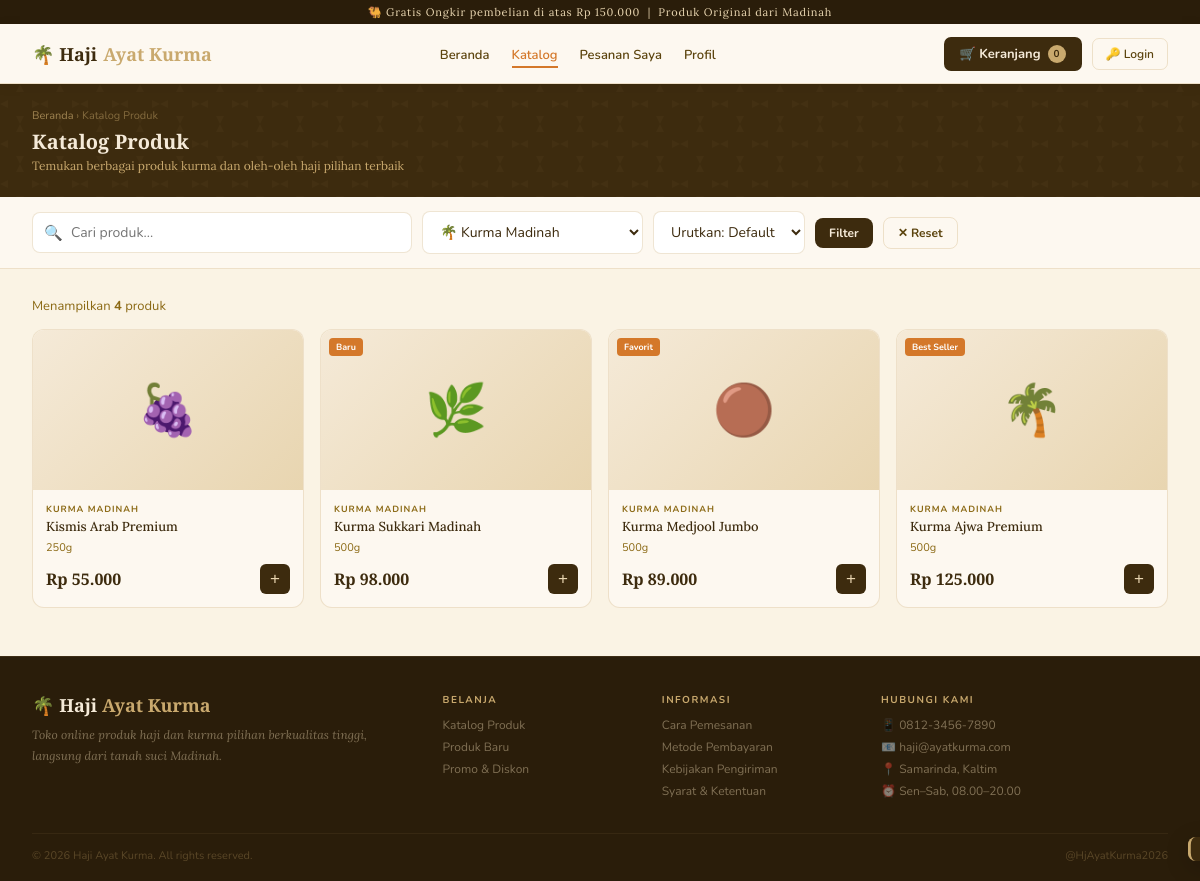
/catalog?kat=1, run on the app's committed database.
### tables this page shows
CREATE TABLE IF NOT EXISTS produk (
    id INT AUTO_INCREMENT PRIMARY KEY,
    kategori_id INT,
    nama VARCHAR(150) NOT NULL,
    deskripsi TEXT,
    harga DECIMAL(12,2) NOT NULL,
    stok INT NOT NULL DEFAULT 0,
    satuan VARCHAR(50) DEFAULT '500g',
    icon VARCHAR(10) DEFAULT '📦',
    badge VARCHAR(50) DEFAULT '',
    foto VARCHAR(255) DEFAULT '',
    created_at TIMESTAMP DEFAULT CURRENT_TIMESTAMP,
    FOREIGN KEY (kategori_id) REFERENCES kategori(id) ON DELETE SET NULL
);

CREATE TABLE IF NOT EXISTS kategori (
    id INT AUTO_INCREMENT PRIMARY KEY,
    nama_kategori VARCHAR(100) NOT NULL UNIQUE,
    icon VARCHAR(10) DEFAULT '📦',
    deskripsi TEXT,
    created_at TIMESTAMP DEFAULT CURRENT_TIMESTAMP
);

### app/controllers/Catalog.php (called while the page is built, shortened)
<?php
class Catalog extends Controller {
    public function index() {
        $data['pageTitle'] = 'Katalog Produk';
        $data['nav_aktif'] = 'catalog';
        $search    = isset($_GET['q']) ? trim($_GET['q']) : '';
        $katFilter = isset($_GET['kat']) ? (int)$_GET['kat'] : 0;
        $sort      = isset($_GET['sort']) ? trim($_GET['sort']) : 'default';
        $produkList = $this->model('m_produk')->getProdukFiltered($search, $katFilter);
        $data['produkList']  = $produkList;
        $data['kategoriAll'] = $this->model('m_kategori')->getAllKategori();
        $data['search']      = $search;
        $data['katFilter']   = $katFilter;
        $data['sort']        = $sort;
        $this->view('catalog/index', $data);
    }
}

### app/core/App.php (called while the page is built, shortened)
<?php
class App {
    protected $method     = 'index';
    public function __construct() {
        $url = $this->parseURL();
        $is_admin = (isset($url[0]) && strtolower($url[0]) === 'admin');
        if ($is_admin) {
            array_shift($url);
            $controllerName = !empty($url) ? ucfirst($url[0]) : 'Dashboard';
            array_shift($url);
            $file = APP_PATH . '/controllers/Admin/' . $controllerName . '.php';
        } else {
            array_shift($url);
        }
        $this->controller = new $controllerName();
        $this->params = array_values($url);
        call_user_func_array([$this->controller, $this->method], $this->params);
    }
    public function parseURL() {
        if (isset($_GET['url'])) {
            $url = rtrim($_GET['url'], '/');
            return explode('/', filter_var($url, FILTER_SANITIZE_URL));
        }
        return [];
    }
}

### public/index.php (called while the page is built, shortened)
<?php
if (file_exists(__DIR__ . '/../config/config.php')) {
    require_once __DIR__ . '/../config/config.php';
}
if (class_exists('App')) {
    new App();
} else {
    die("Sistem gagal memuat kelas App. Pastikan app/core/App.php ada.");
}

### app/models/m_kategori.php (called while the page is built, shortened)
<?php
class m_kategori {
    private $table = 'kategori';
    private $db;
    public function __construct() {
        $this->db = getDB();
    }
    public function getAllKategori() {
        $query = "
            SELECT k.*, COALESCE(p.jml_produk, 0) AS jml_produk
            FROM " . $this->table . " k
            LEFT JOIN (
                SELECT kategori_id, COUNT(*) AS jml_produk
                FROM produk
                GROUP BY kategori_id
            ) p ON p.kategori_id = k.id
            ORDER BY k.nama_kategori ASC
        ";
        $stmt = $this->db->prepare($query);
        $stmt->execute();
        return $stmt->fetchAll(PDO::FETCH_ASSOC);
    }
}

### config/config.php (called while the page is built, shortened)
<?php
function getDB() {
    static $pdo = null;
    if ($pdo === null) {
        try {
            $pdo = new PDO(
                'mysql:host=' . DB_HOST . ';dbname=' . DB_NAME . ';charset=utf8mb4',
                DB_USER,
                DB_PASS,
                [
                    PDO::ATTR_ERRMODE            => PDO::ERRMODE_EXCEPTION,
                    PDO::ATTR_DEFAULT_FETCH_MODE => PDO::FETCH_ASSOC,
                ]
            );
        } catch (PDOException $e) {
            die('<div style="font-family:sans-serif;padding:30px;text-align:center;">
                <h3>&#9888;&#65039; Koneksi Database Gagal</h3>
                <p>Pastikan MySQL XAMPP sudah aktif dan database <strong>' . DB_NAME . '</strong> sudah dibuat.</p>
                <small style="color:#999">Error: ' . htmlspecialchars($e->getMessage()) . '</small>
            </div>');
        }
    }
    return $pdo;
}

### app/models/m_produk.php (called while the page is built, shortened)
<?php
class m_produk {
    private $table = 'produk';
    private $db;
    public function __construct() {
        $this->db = getDB();
    }
    public function getProdukFiltered($search = '', $katFilter = 0) {
        $params = [];
        $where  = [];
        if ($katFilter) {
            $where[] = "pr.kategori_id = ?";
            $params[] = (int)$katFilter;
        }
        $whereStr = $where ? 'WHERE ' . implode(' AND ', $where) : '';
        $query = "SELECT pr.*, k.nama_kategori
                  FROM " . $this->table . " pr
                  LEFT JOIN kategori k ON k.id = pr.kategori_id
                  $whereStr
                  ORDER BY pr.id DESC";
        $stmt = $this->db->prepare($query);
        $stmt->execute($params);
        return $stmt->fetchAll(PDO::FETCH_ASSOC);
    }
}

### app/views/catalog/index.php (the view, shortened to what this page needs)
<div class="page-header">
  <div class="breadcrumb"><a href="<?= BASEURL; ?>">Beranda</a> › Katalog Produk</div>
  <h1>Katalog Produk</h1>
  <p>Temukan berbagai produk kurma dan oleh-oleh haji pilihan terbaik</p>
</div>
<div style="background:var(--white-warm);border-bottom:1px solid var(--border-sand);padding:14px 32px;display:flex;align-items:center;gap:10px;flex-wrap:wrap;">
  <form method="GET" action="<?= BASEURL; ?>catalog" style="display:flex;align-items:center;gap:10px;flex:1;flex-wrap:wrap;">
    <div style="position:relative;flex:1;min-width:180px;max-width:380px;">
      <span style="position:absolute;left:12px;top:50%;transform:translateY(-50%);font-size:15px;color:var(--text-light);">🔍</span>
      <input type="text" name="q" class="form-control" style="padding-left:38px;"
             placeholder="Cari produk..." value="<?= htmlspecialchars($data['search'] ?? '') ?>">
    </div>
    <select name="kat" class="form-control" style="width:auto;" onchange="this.form.submit()">
      <?php foreach ($data['kategoriAll'] as $k): ?>
        <option value="<?= $k['id'] ?>" <?= (isset($data['katFilter']) && $data['katFilter'] == $k['id']) ? 'selected' : '' ?>>
          <?= htmlspecialchars($k['icon'] . ' ' . $k['nama_kategori']) ?>
        </option>
      <?php endforeach; ?>
    </select>
    <select name="sort" class="form-control" style="width:auto;" onchange="this.form.submit()">
      <option value="default" <?= (isset($data['sort']) && $data['sort'] === 'default') ? 'selected' : '' ?>>Urutkan: Default</option>
    </select>
    <button type="submit" class="btn btn-primary btn-sm">Filter</button>
    <?php if (!empty($data['search']) || !empty($data['katFilter']) || (isset($data['sort']) && $data['sort'] !== 'default')): ?>
      <a href="<?= BASEURL; ?>catalog" class="btn btn-outline btn-sm">✕ Reset</a>
    <?php endif; ?>
  </form>
</div>
<div class="section" style="padding-top:28px;">
  <div style="margin-bottom:14px;font-size:13px;color:var(--text-light);">
    <?php if (!empty($data['search']) || !empty($data['katFilter'])): ?>
      Menampilkan <strong><?= count($data['produkList']) ?></strong> produk
    <?php else: ?>
      Total <strong><?= count($data['produkList']) ?></strong> produk tersedia
    <?php endif; ?>
  </div>
  <?php if (empty($data['produkList'])): ?>
    <div class="empty-state">
      <div class="ei">🔍</div>
      <h3>Produk tidak ditemukan</h3>
      <p>Coba kata kunci lain atau hapus filter yang aktif.</p>
      <a href="<?= BASEURL; ?>catalog" class="btn btn-primary">Lihat Semua Produk</a>
    </div>
  <?php else: ?>
    <div class="products-grid">
      <?php foreach ($data['produkList'] as $p): ?>
        <a href="<?= BASEURL; ?>catalog/detail/<?= $p['id'] ?>" class="product-card" style="text-decoration:none;">
          <div class="prod-img">
            <?= htmlspecialchars($p['icon']) ?>
            <?php if ($p['badge']): ?><div class="prod-badge"><?= htmlspecialchars($p['badge']) ?></div><?php endif; ?>
          </div>
          <div class="prod-body">
            <div class="prod-cat"><?= htmlspecialchars($p['nama_kategori'] ?? '') ?></div>
            <div class="prod-name"><?= htmlspecialchars($p['nama']) ?></div>
            <div class="prod-satuan"><?= htmlspecialchars($p['satuan']) ?></div>
            <div class="prod-footer">
              <div class="prod-price">Rp <?= number_format($p['harga'], 0, ',', '.'); ?></div>
              <?php if ($p['stok'] > 0): ?>
                <form method="POST" action="<?= BASEURL; ?>cart/add" onclick="event.stopPropagation()">
                  <button type="submit" class="add-cart-btn" title="Tambah ke keranjang">+</button>
                </form>
              <?php else: ?>
                <span style="font-size:11px;color:#c0392b;font-weight:700;">Habis</span>
              <?php endif; ?>
            </div>
          </div>
        </a>
      <?php endforeach; ?>
    </div>
  <?php endif; ?>
</div>

### public/css/customer.css (style rules this page uses)
:root { --sand-lightest:#f5ead8; --sand-light:#e8d5b0; --sand-mid:#c9a96e; --sand-dark:#8b6914; --brown-dark:#3d2b0e; --brown-bg:#2a1d0a; --cream:#faf3e4; --text-dark:#2a1d0a; --text-mid:#5c440e; --text-light:#8b6914; --accent-gold:#c9a96e; --accent-warm:#d4782a; --white-warm:#fdf8f0; --border-sand:rgba(201,169,110,.3); --nav-h:60px; }
* { margin:0;padding:0;box-sizing:border-box; }
body { font-family:'Nunito',sans-serif;background:var(--cream);color:var(--text-dark); }
a { text-decoration:none;color:inherit; }
.btn { display:inline-flex;align-items:center;gap:6px;padding:9px 20px;border-radius:8px;font-size:13px;font-weight:700;font-family:'Nunito',sans-serif;border:none;cursor:pointer;transition:all .2s;text-decoration:none; }
.btn-primary { background:var(--brown-dark);color:var(--sand-lightest); }
.btn-outline { background:transparent;color:var(--text-mid);border:1px solid var(--border-sand); }
.btn-sm { padding:7px 14px;font-size:12px; }
.form-control { width:100%;padding:10px 13px;border:1px solid var(--border-sand);border-radius:8px;font-size:14px;font-family:'Nunito',sans-serif;background:white;color:var(--brown-dark);outline:none;transition:border-color .2s; }
select.form-control { cursor:pointer; }
.page-header { background:var(--brown-dark);padding:24px 32px;position:relative;overflow:hidden; }
.page-header::before { content:'';position:absolute;inset:0;opacity:.04;}
.page-header h1 { font-family:'Playfair Display',serif;font-size:20px;color:var(--sand-lightest);position:relative; }
.page-header p { font-size:12px;color:var(--accent-gold);position:relative;margin-top:3px;font-family:'Lora',serif; }
.breadcrumb { font-size:11px;color:rgba(201,169,110,.5);position:relative;margin-bottom:5px; }
.breadcrumb a { color:rgba(201,169,110,.7); }
.section { padding:48px 32px; }
.products-grid { display:grid;grid-template-columns:repeat(4,1fr);gap:16px; }
.product-card { background:var(--white-warm);border:1px solid var(--border-sand);border-radius:12px;overflow:hidden;transition:all .25s;cursor:pointer; }
.prod-img { width:100%;height:160px;background:linear-gradient(135deg,var(--sand-lightest),var(--sand-light));display:flex;align-items:center;justify-content:center;font-size:50px;position:relative; }
.prod-badge { position:absolute;top:8px;left:8px;background:var(--accent-warm);color:white;font-size:9px;font-weight:700;padding:3px 7px;border-radius:4px; }
.prod-body { padding:13px; }
.prod-cat { font-size:9px;color:var(--text-light);text-transform:uppercase;letter-spacing:1px;margin-bottom:3px;font-weight:700; }
.prod-name { font-family:'Lora',serif;font-size:13px;color:var(--brown-dark);margin-bottom:4px;font-weight:500;line-height:1.4; }
.prod-satuan { font-size:11px;color:var(--text-light);margin-bottom:9px; }
.prod-footer { display:flex;align-items:center;justify-content:space-between; }
.prod-price { font-family:'Playfair Display',serif;font-size:16px;font-weight:700;color:var(--brown-dark); }
.add-cart-btn { background:var(--brown-dark);color:var(--sand-light);border:none;width:30px;height:30px;border-radius:6px;font-size:17px;cursor:pointer;display:flex;align-items:center;justify-content:center;transition:background .2s;flex-shrink:0; }

### data on the page
produk: icon "🍇", kategori.nama_kategori "KURMA MADINAH", nama "Kismis Arab Premium", satuan "250g", harga "55.000"
produk: icon "🌿", badge "Baru", kategori.nama_kategori "KURMA MADINAH", nama "Kurma Sukkari Madinah", satuan "500g", harga "98.000"
produk: icon "🟤", badge "Favorit", kategori.nama_kategori "KURMA MADINAH", nama "Kurma Medjool Jumbo", satuan "500g", harga "89.000"
produk: icon "🌴", badge "Best Seller", kategori.nama_kategori "KURMA MADINAH", nama "Kurma Ajwa Premium", satuan "500g", harga "125.000"

### other printed values
$cartCount "0"
count($data['produkList']) "4"
form field kat "🌴 Kurma Madinah"
